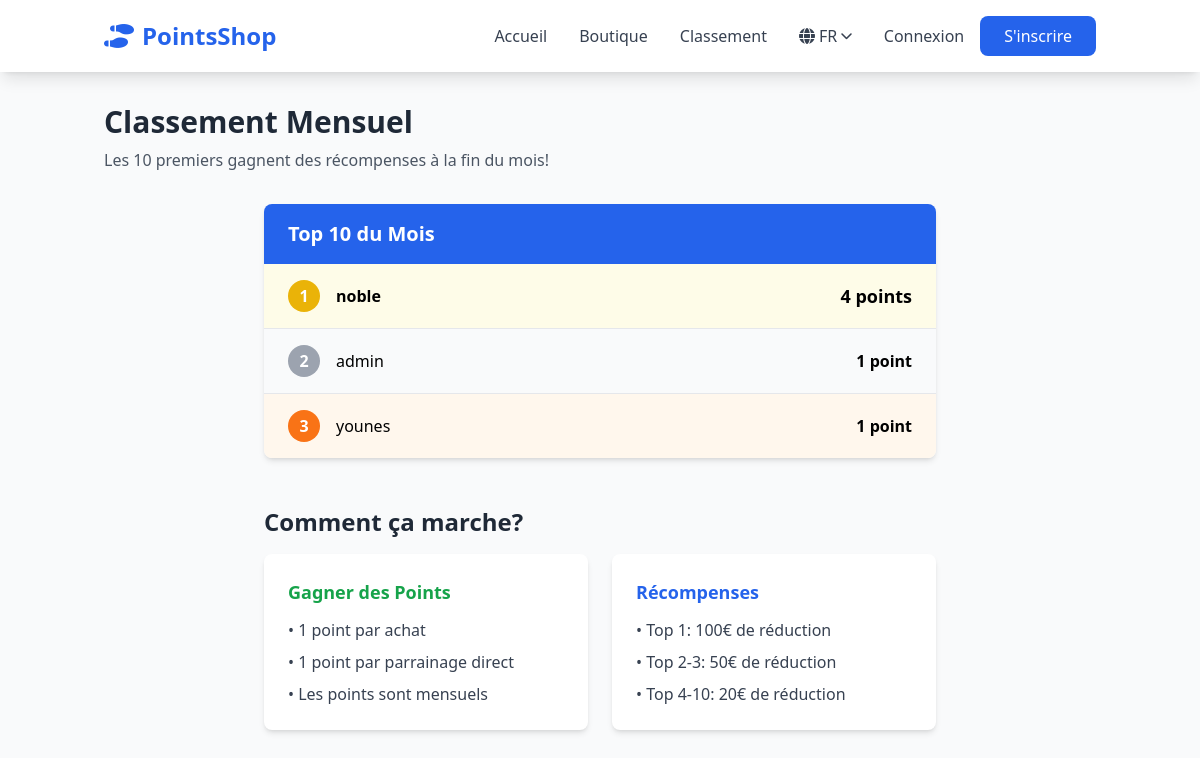
Screenshot of /fr/leaderboard/ with the database file from the repository.
### shop/models.py (models this page shows, shortened)
class CustomUser(AbstractUser):
    points = models.IntegerField(default=0)
    referral_code = models.CharField(max_length=20, unique=True, blank=True)
    referred_by = models.ForeignKey(
        'self',
        on_delete=models.SET_NULL,
        null=True,
        blank=True,
        related_name='referrals'
    )
    created_at = models.DateTimeField(auto_now_add=True)
    groups = models.ManyToManyField(
        'auth.Group',
        verbose_name='groups',
        blank=True,
        help_text='The groups this user belongs to. A user will get all permissions granted to each of their groups.',
        related_name="customuser_set",
        related_query_name="user",
    )
    user_permissions = models.ManyToManyField(
        'auth.Permission',
        verbose_name='user permissions',
        blank=True,
        help_text='Specific permissions for this user.',
        related_name="customuser_set",
        related_query_name="user",
    )

### shop/views.py (the view)
# urls.py: path('leaderboard/', views.leaderboard, name='leaderboard'),
def leaderboard(request):
    top_users = CustomUser.objects.order_by('-points')[:10]
    total_users = CustomUser.objects.count()
    total_points = CustomUser.objects.aggregate(Sum('points'))['points__sum'] or 0
    context = {
        'top_users': top_users,
        'total_users': total_users,
        'total_points': total_points,
    }
    return render(request, 'leaderboard.html', context)

### shop/context_processors.py (called while the page is built)
def language_context(request):
    current_path = request.path
    current_lang = translation.get_language()
    if current_lang:
        current_lang = current_lang.split('-')[0]  # Get just the language code without region
    else:
        current_lang = settings.LANGUAGE_CODE.split('-')[0]
    path_without_lang = re.sub(r'^/(fr|en|ar)/', '/', current_path)
    languages = []
    for code, name in settings.LANGUAGES:
        languages.append({
            'code': code,
            'name': name,
            'active': code == current_lang,
            'url': f'/{code}{path_without_lang}'
        })
    return {
        'available_languages': languages,
        'current_language': current_lang,
        'path_without_lang': path_without_lang,
    }

### templates/leaderboard.html (shortened to what this page needs)
{% extends 'base.html' %}
{% block content %}
<div class="container mx-auto px-4 py-8">
    <h1 class="text-3xl font-bold text-gray-800 mb-2">Classement Mensuel</h1>
    <p class="text-gray-600 mb-8">Les 10 premiers gagnent des récompenses à la fin du mois!</p>
    <div class="bg-white rounded-lg shadow-md overflow-hidden max-w-2xl mx-auto">
        <div class="bg-blue-600 text-white px-6 py-4">
            <h2 class="text-xl font-semibold">Top 10 du Mois</h2>
        </div>
        <div class="divide-y divide-gray-200">
            {% for user in top_users %}
            <div class="flex items-center justify-between px-6 py-4
                {% if forloop.counter == 1 %}bg-yellow-50
                {% elif forloop.counter == 2 %}bg-gray-50
                {% elif forloop.counter == 3 %}bg-orange-50
                {% endif %}">
                <div class="flex items-center">
                    <div class="w-8 h-8
                        {% if forloop.counter == 1 %}bg-yellow-500
                        {% elif forloop.counter == 2 %}bg-gray-400
                        {% elif forloop.counter == 3 %}bg-orange-500
                        {% else %}bg-blue-200{% endif %}
                        rounded-full flex items-center justify-center text-white font-bold mr-4">
                        {{ forloop.counter }}
                    </div>
                    <span class="{% if forloop.counter == 1 %}font-semibold{% endif %}">
                        {{ user.username }}
                    </span>
                </div>
                <span class="{% if forloop.counter == 1 %}font-bold text-lg{% else %}font-semibold{% endif %}">
                    {{ user.points }} point{{ user.points|pluralize }}
                </span>
            </div>
            {% empty %}
            <div class="px-6 py-8 text-center text-gray-500">
                Aucun utilisateur dans le classement pour le moment.
            </div>
            {% endfor %}
        </div>
    </div>
    <div class="mt-12 max-w-2xl mx-auto">
        <h2 class="text-2xl font-bold text-gray-800 mb-4">Comment ça marche?</h2>
        <div class="grid grid-cols-1 md:grid-cols-2 gap-6">
            <div class="bg-white p-6 rounded-lg shadow-md">
                <h3 class="text-lg font-semibold mb-3 text-green-600">Gagner des Points</h3>
                <ul class="space-y-2 text-gray-700">
                    <li>• 1 point par achat</li>
                    <li>• 1 point par parrainage direct</li>
                    <li>• Les points sont mensuels</li>
                </ul>
            </div>
            <div class="bg-white p-6 rounded-lg shadow-md">
                <h3 class="text-lg font-semibold mb-3 text-blue-600">Récompenses</h3>
                <ul class="space-y-2 text-gray-700">
                    <li>• Top 1: 100€ de réduction</li>
                    <li>• Top 2-3: 50€ de réduction</li>
                    <li>• Top 4-10: 20€ de réduction</li>
                </ul>
            </div>
        </div>
    </div>
</div>
{% endblock %}

### rows the page displays
CustomUser: username "noble", points "4"
CustomUser: username "admin", points "1"
CustomUser: username "younes", points "1"
